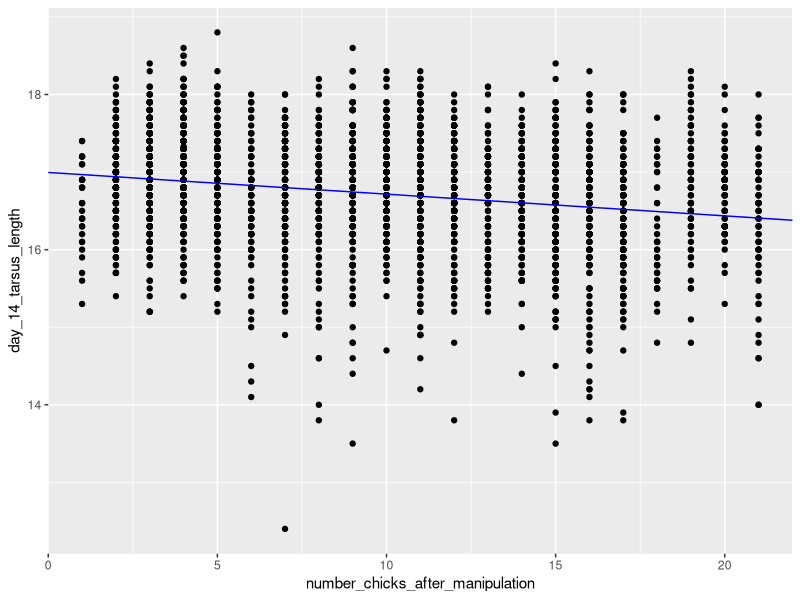
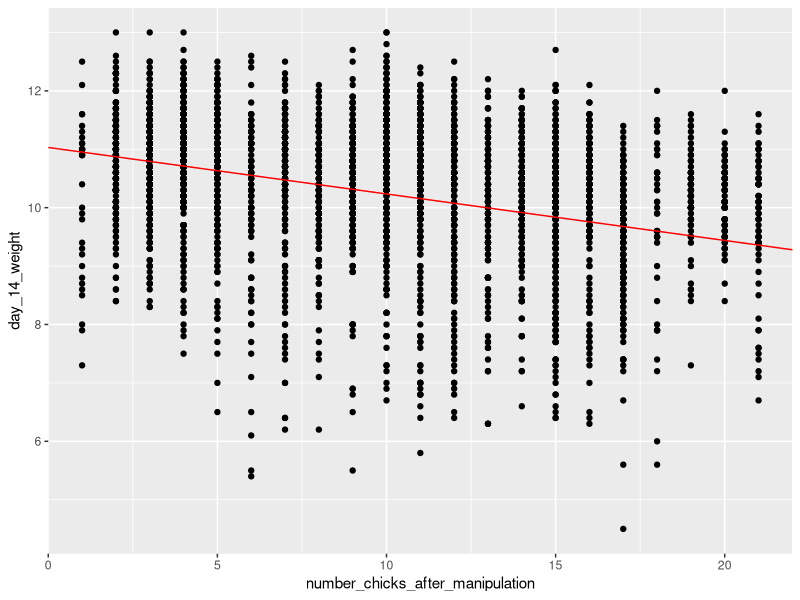
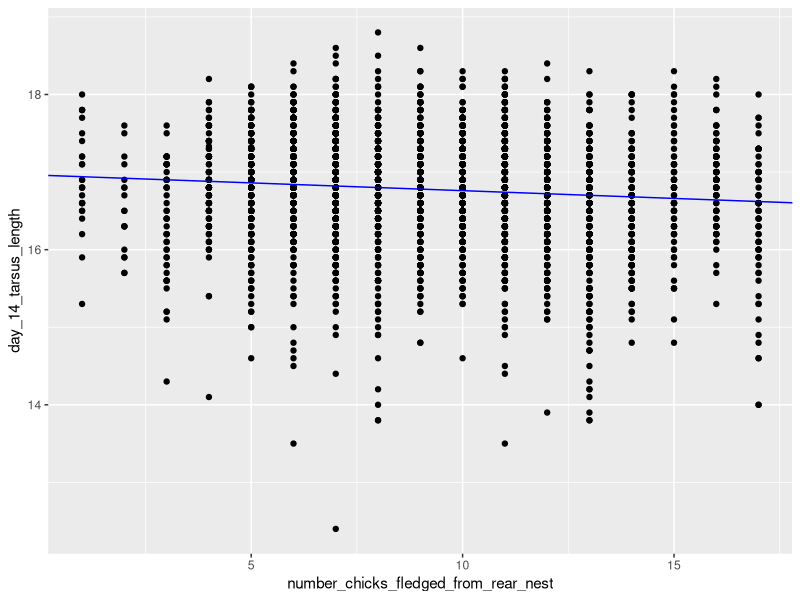
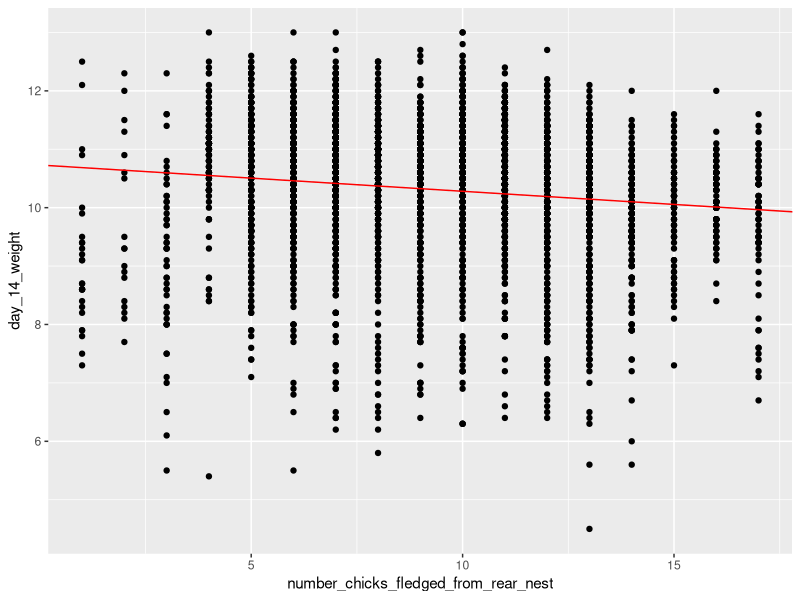
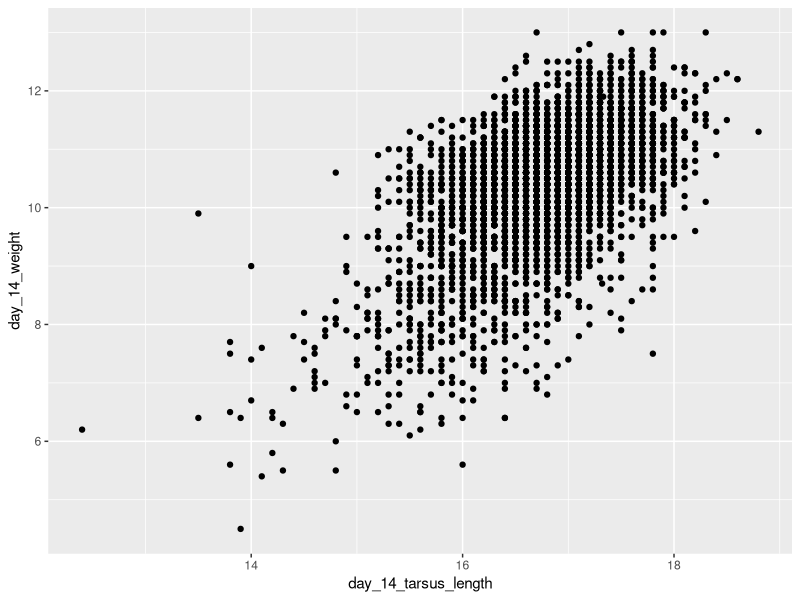
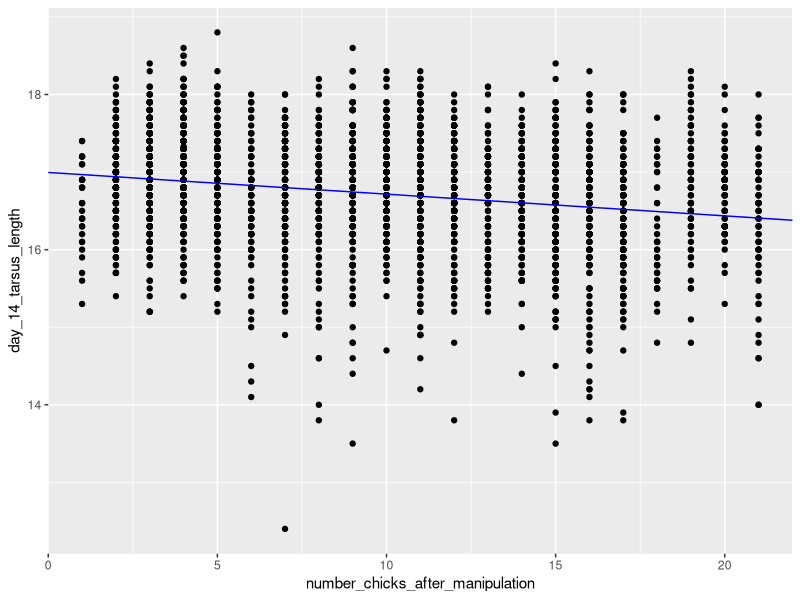
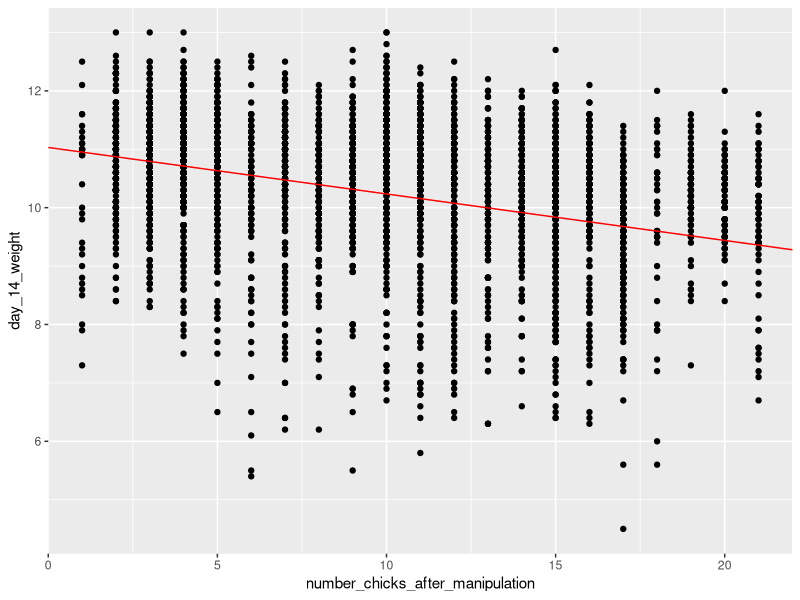
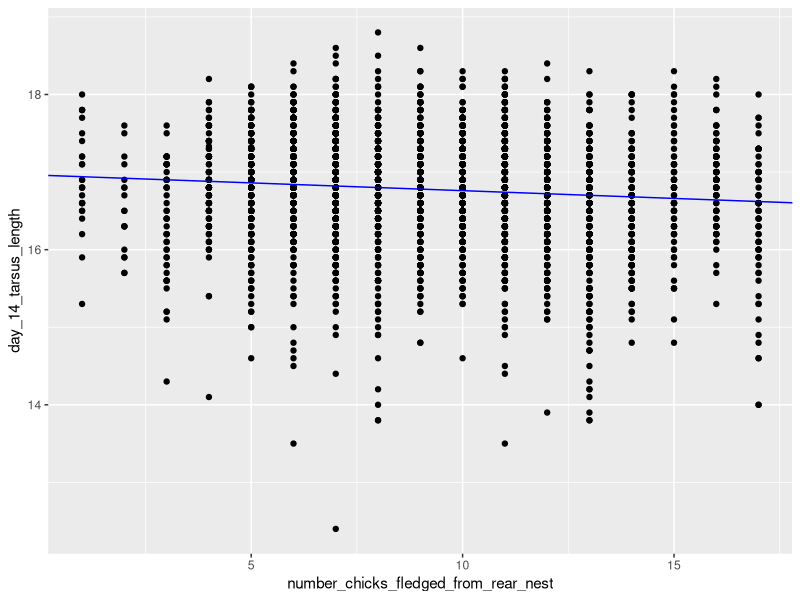

Generate these figures, in order, with R:
## ---- chunk 1
knitr::opts_chunk$set(echo = TRUE)
## ---- chunk 2
tits <- read.csv('tit_clean.csv')
View(tits)
head(tits)
## ---- chunk 3
library(tidyverse)
tits_selected <- tits |> select(number_chicks_fledged_from_rear_nest, day_14_tarsus_length, day_14_weight, net_rearing_manipulation, hatch_year, rear_Box) |>
  filter(number_chicks_fledged_from_rear_nest > 0) |>
  mutate(number_chicks_after_manipulation = number_chicks_fledged_from_rear_nest + net_rearing_manipulation) |>
  filter(number_chicks_after_manipulation > 0)
View(tits_selected)
## ---- chunk 4
lm <- lm(day_14_tarsus_length ~  number_chicks_fledged_from_rear_nest,  data = tits_selected)
summary(lm)
## ---- chunk 5
lm <- lm(day_14_weight ~  number_chicks_fledged_from_rear_nest,  data = tits_selected)
summary(lm)
## ---- chunk 6
library(lme4)
library(lmerTest)

lmm <- lmer(day_14_weight ~ number_chicks_after_manipulation + (1|hatch_year) + (1|rear_Box), data = tits_selected)
summary(lmm)

## ---- chunk 7
lmm <- lmer(day_14_tarsus_length ~  number_chicks_after_manipulation + (1|hatch_year) + (1|rear_Box), data = tits_selected)
summary(lmm)
## ---- chunk 8
library(ggplot2)

plot_tarsus_length <- ggplot(data = tits_selected, aes(x = number_chicks_after_manipulation, y = day_14_tarsus_length))+ 
  geom_point() +
  geom_abline(slope = -0.028, intercept = 16.995, colour = 'blue')
plot_tarsus_length

ggsave('plot_tarsus_length.png')
## ---- chunk 9

plot_weight <- ggplot(data = tits_selected, aes(x = number_chicks_after_manipulation, y = day_14_weight))+ 
  geom_point() +
  geom_abline(slope = -0.0796, intercept = 11.03, colour='red')
plot_weight

ggsave('plot_weight.png')
## ---- chunk 10

plot_tarsus_length_fledged <- ggplot(data = tits_selected, aes(x = number_chicks_fledged_from_rear_nest, y = day_14_tarsus_length))+ 
  geom_point() +
  geom_abline(slope = -0.02, intercept = 16.96, colour='blue')
plot_tarsus_length_fledged

ggsave('plot_fledged_tarsus_length.png')
## ---- chunk 11

plot_weight_fledged <- ggplot(data = tits_selected, aes(x = number_chicks_fledged_from_rear_nest, y = day_14_weight))+ 
  geom_point()+
  geom_abline(slope = -0.045, intercept = 10.73, colour='red')
plot_weight_fledged

ggsave('plot_fledged_weight.png')
## ---- chunk 12
plot_length_weight <- ggplot(data = tits_selected, aes(x = day_14_tarsus_length, y = day_14_weight))+ 
  geom_point() 
plot_length_weight

ggsave('plot_length_weight.png')
